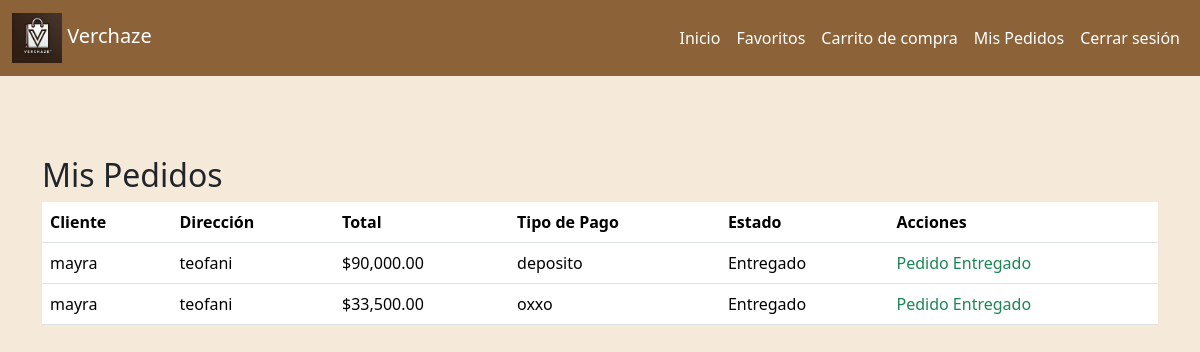
The page /tienda-bolsas-caras/ver_mis_pedidos.php (signed in) on the database its author committed.
### tables this page shows
CREATE TABLE `pedidos` (
  `id` int(11) NOT NULL,
  `cliente_id` int(11) NOT NULL,
  `nombre` varchar(255) NOT NULL,
  `direccion` varchar(255) NOT NULL,
  `total` decimal(10,2) NOT NULL,
  `tipo_pago` varchar(50) NOT NULL,
  `created_at` timestamp NOT NULL DEFAULT current_timestamp(),
  `estado` varchar(50) DEFAULT 'En proceso',
  `fecha_recibido` timestamp NULL DEFAULT NULL
);

### tienda-bolsas-caras/ver_mis_pedidos.php (the view, shortened to what this page needs)
<?php
include 'db_connection.php';
$cliente_id = $_SESSION['cliente_id'];
$sql = "SELECT id, nombre, direccion, total, tipo_pago, estado FROM pedidos WHERE cliente_id = :cliente_id";
$stmt = $pdo->prepare($sql);
$stmt->execute(['cliente_id' => $cliente_id]);
$pedidos = $stmt->fetchAll(PDO::FETCH_ASSOC);
?>
<!DOCTYPE html>
<html lang="es">
<head>
    <link href="https://cdn.jsdelivr.net/npm/bootstrap@5.3.3/dist/css/bootstrap.min.css" rel="stylesheet">
</head>
<body>
<nav class="navbar navbar-expand-lg" style="background-color: #8c6239;">
    <div class="container-fluid">
        <a class="navbar-brand" href="Principal.php" style="color: white;">
            <img src="img/logo.jpg" alt="Verchaze Logo" width="50" height="50"> Verchaze
        </a>
        <div class="collapse navbar-collapse" id="navbarNav">
            <ul class="navbar-nav ms-auto">
                <li class="nav-item">
                    <a class="nav-link" href="Principal.php" style="color: white;">Inicio</a>
                </li>
                <li class="nav-item">
                    <a class="nav-link" href="ver_favoritos.php" style="color: white;">Favoritos</a>
                </li>
                <li class="nav-item">
                    <a class="nav-link" href="ver_carrito.php" style="color: white;">Carrito de compra</a>
                </li>
                <li class="nav-item">
    <a class="nav-link" href="ver_mis_pedidos.php">Mis Pedidos</a>
</li>
                <li class="nav-item">
                    <a class="nav-link" href="logout.php" style="color: white;">Cerrar sesión</a>
                </li>
            </ul>
        </div>
    </div>
</nav>
<div class="container">
    <h2>Mis Pedidos</h2>
    <table class="table">
        <thead>
            <tr>
                <th>Cliente</th>
                <th>Dirección</th>
                <th>Total</th>
                <th>Tipo de Pago</th>
                <th>Estado</th>
                <th>Acciones</th>
            </tr>
        </thead>
        <tbody>
            <?php foreach ($pedidos as $pedido): ?>
                <tr>
                    <td><?php echo htmlspecialchars($pedido['nombre']); ?></td>
                    <td><?php echo htmlspecialchars($pedido['direccion']); ?></td>
                    <td>$<?php echo number_format($pedido['total'], 2); ?></td>
                    <td><?php echo htmlspecialchars($pedido['tipo_pago']); ?></td>
                    <td><?php echo htmlspecialchars($pedido['estado']); ?></td>
                    <td>
                        <?php if ($pedido['estado'] == 'En camino'): ?>
                            <a href="confirmar_recepcion_pedido.php?pedido_id=<?php echo $pedido['id']; ?>" class="btn btn-success">Confirmar Entrega</a>
                        <?php elseif ($pedido['estado'] == 'Entregado'): ?>
                            <span class="text-success">Pedido Entregado</span>
                        <?php else: ?>
                            <span class="text-warning"><?php echo htmlspecialchars($pedido['estado']); ?></span>
                        <?php endif; ?>
                    </td>
                </tr>
            <?php endforeach; ?>
        </tbody>
    </table>
</div>
</body>
</html>

### tienda-bolsas-caras/ver_mis_pedidos.php (style rules this page uses)
body { background-color: #f5e9da; }
.navbar { background-color: #5B3A29; }
.navbar-brand, .navbar-nav .nav-link { color: white !important; }
.container { margin-top: 80px; }

### rows shown on the page
pedidos: nombre "mayra", direccion "teofani", total "90,000.00", tipo_pago "deposito", estado "Entregado", shows "Pedido Entregado"
pedidos: nombre "mayra", direccion "teofani", total "33,500.00", tipo_pago "oxxo", estado "Entregado", shows "Pedido Entregado"
